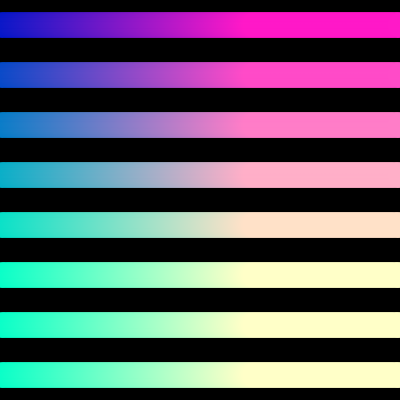
Frame 1 (no input)
Frame 60 (no input): identical to frame 1, image omitted
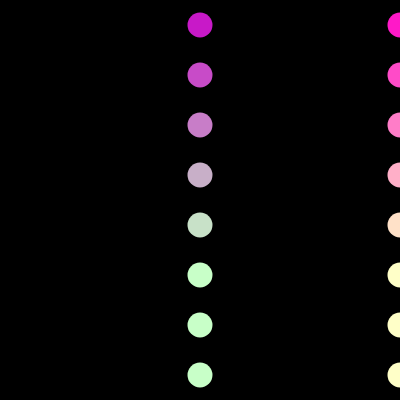
Frame 120 (the mouse pressed at the canvas centre since frame 60)

The p5.js sketch that drew these frames (run headless with seeded random() and noise() and a simulated clock; from frame 60 on, the mouse is pressed at the canvas centre):

// p5.js sketch
// ── sketch.js
let x = 0;
let y = 0;
let spacing = 50;

function setup() {
  createCanvas(400, 400);
}

function draw() {
  background(0);
  
  spacing - spacing + random(-2,2);
  
   x=0;
  while ( x < width){
    if (mouseX < 1){
      x = x + 1;
    } else{
      x= x + mouseX;
    }
    y=25;
    while (y<height){
    fill(x, y, 200);
    noStroke();
    ellipse(x,y,25,25);
      y = y+ spacing ;
    }
  }
}
